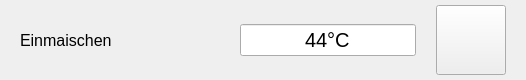
                  <widget class="QFrame" name="frm_mash_begin">
                   <property name="minimumSize">
                    <size>
                     <width>0</width>
                     <height>80</height>
                    </size>
                   </property>
                   <property name="maximumSize">
                    <size>
                     <width>16777215</width>
                     <height>80</height>
                    </size>
                   </property>
                   <layout class="QHBoxLayout" name="horizontalLayout_10">
                    <property name="spacing">
                     <number>20</number>
                    </property>
                    <property name="leftMargin">
                     <number>20</number>
                    </property>
                    <property name="topMargin">
                     <number>5</number>
                    </property>
                    <property name="rightMargin">
                     <number>20</number>
                    </property>
                    <property name="bottomMargin">
                     <number>5</number>
                    </property>
                    <item>
                     <widget class="QLabel" name="lbl_mash_begin_title">
                      <property name="minimumSize">
                       <size>
                        <width>200</width>
                        <height>0</height>
                       </size>
                      </property>
                      <property name="font">
                       <font>
                        <pointsize>12</pointsize>
                       </font>
                      </property>
                      <property name="text">
                       <string>Einmaischen</string>
                      </property>
                     </widget>
                    </item>
                    <item>
                     <widget class="QLineEdit" name="lne_mash_begin_temp">
                      <property name="font">
                       <font>
                        <pointsize>15</pointsize>
                       </font>
                      </property>
                      <property name="text">
                       <string>44°C</string>
                      </property>
                      <property name="alignment">
                       <set>Qt::AlignCenter</set>
                      </property>
                     </widget>
                    </item>
                    <item>
                     <widget class="QPushButton" name="btn_mash_step1_alarm">
                      <property name="enabled">
                       <bool>true</bool>
                      </property>
                      <property name="minimumSize">
                       <size>
                        <width>70</width>
                        <height>70</height>
                       </size>
                      </property>
                      <property name="maximumSize">
                       <size>
                        <width>70</width>
                        <height>80</height>
                       </size>
                      </property>
                      <property name="icon">
                       <iconset>
                        <normaloff>assets/alarm1.png</normaloff>assets/alarm1.png</iconset>
                      </property>
                      <property name="iconSize">
                       <size>
                        <width>40</width>
                        <height>40</height>
                       </size>
                      </property>
                     </widget>
                    </item>
                   </layout>
                  </widget>
